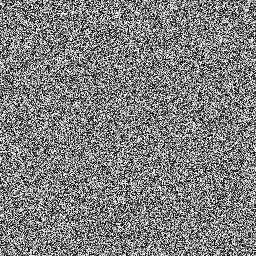
#> input picture Data/Example/Genuine/raw_image_0.png, 256 x 256 px, given as the content of the folder ./Train_Images_Heart/, which was not available
$ python heart_augment_loader.py
#> lines starting #> are read from the running program, lines starting #| are printed output that depends on the picture; pictures that were not available may be replaced by others from this repository, and a replacement may not be noted
### create_h5_dataset.py
#!/usr/bin/python

import numpy as np
import h5py
import cv2
import os
import sys

def get_file_list(data_path):
    """
    This function returns the list of all png images in a given directory, such as their dimensions. It returns an error, if the image dimensions are not consistent.

    Arguments:
        data_path      (string) Path to directory of the set of images to be extracted

    Returns:
        file_list      (List of strings) Filenames of all png images in dataset
        dimensions     (3 x integer) Dimensions of images: height, width, channels
        flag           (boolean) Is true, iff the images are grayscale
    """
#> called with data_path = './Train_Images_Heart/'

    # Create list of all png files
    file_list = []
    for element in os.listdir(data_path):
        if '.tif' in element or '.png' in element:
            file_list.append(data_path + element)

    # print(element)
    # Compare sizes
    test = file_list[0]
    dimensions = cv2.imread(file_list[0],cv2.IMREAD_UNCHANGED).shape
#> dimensions = (256, 256)
    for i in range(1,len(file_list)):
        if not np.array_equal(dimensions,cv2.imread(file_list[i],cv2.IMREAD_UNCHANGED).shape):
            raise Exception('The following two images have different dimensions. Please make sure all images in this directory have the same size \n\r ' +\
                            file_list[0] + '\n\r' +\
                            file_list[i])

    # Add a 3rd value two dimensions, if it does not exist (this means it has 1 data channel)
    flag = False
    if len(dimensions) == 2:
        dimensions = np.array([dimensions[0],dimensions[1],1])
#> dimensions = [256, 256, 1]
        flag = True

    return file_list,dimensions,flag

# [78 lines left out: function main, not called in this run]

# [2 lines that do not run on import are left out]
    # './Data/Heart/06_WK1_03_Cropabs/', './Data/Heart/06_WK1_03_Fusion/', './Data/Heart/heart_train_set.h5'

### Synth_Img_Generator/heart_augment_loader.py
import numpy as np
import cv2

import imageio as io

## cannot import from parent module in python, work around from:  https://stackoverflow.com/a/11158224
import os,sys,inspect
currentdir = os.path.dirname(os.path.abspath(inspect.getfile(inspect.currentframe())))
parentdir = os.path.dirname(currentdir)
sys.path.insert(0,parentdir)

from create_h5_dataset import get_file_list

np.random.seed(42)

def rotateImage(image, angle):
    ## Taken from:   https://stackoverflow.com/a/9042907
    image = image
    angle = angle

    image_center = tuple(np.array(image.shape[1::-1]) / 2)
    rot_mat = cv2.getRotationMatrix2D(image_center, angle, 1.0)
    result = cv2.warpAffine(image, rot_mat, image.shape[1::-1], flags=cv2.INTER_LINEAR)
    return result


def flipImage(image):
    image = image
    horizontal_img = cv2.flip(image, 0)
    vertical_img = cv2.flip(image, 1)
    return horizontal_img, vertical_img


def modifications(files, dimensions, flag, save_path,
                  angle, nr_crops):
    num_samples = len(files)
    num_channel = dimensions[2]
    dtype = np.uint8

    data_A = np.zeros([num_samples, \
                       dimensions[0], \
                       dimensions[1], \
                       num_channel], dtype=dtype)

    for idx, fname in enumerate(files):
        if flag:  # This means, the images are gray scale
            # print('Images are grayscale')
            data_A[idx, :, :, 0] = np.array(cv2.imread(fname, cv2.IMREAD_GRAYSCALE))
        else:
            # print('Images are not grayscale')
            data_A[idx, :, :, :] = np.flip(np.array(cv2.imread(fname, cv2.IMREAD_COLOR)), 2)

    #increase contrast of images
    data_A[data_A == 1] = 0
    data_A[data_A == 2] = 120
    data_A[data_A == 3] = 255

    # define some stuff for rotations
    rotate_factor = int((360 / angle))

    for idx in range(num_samples):
        img = data_A[idx]
        img_list = []

        for rot in range(rotate_factor):
            rot_img = rotateImage(img, rot * angle)
            img_list.append(rot_img)
            hor_rot_img, ver_rot_img = flipImage(rot_img)
            img_list.append(hor_rot_img)
            img_list.append(ver_rot_img)

        print('Saving image number: ' + str(idx))
        for el in range(len(img_list)):
            #do random cropping of rotated and flipped images --> add something like translation invariance but without border problems
            for i in range(nr_crops):
                start_x = int(np.random.uniform(0,img_list[el].shape[0] - 256))
                start_y = int(np.random.uniform(0, img_list[el].shape[1] - 256))
                stop_x = start_x + 256
                stop_y = start_y + 256
                img_crop = img_list[el][start_x:stop_x, start_y:stop_y]

                io.imsave(save_path + str(idx) + '_' + str(el) + '_crop_' + str(i) + '.png', img_crop)

    aug_list = []
    for element in os.listdir(save_path):
        if '.tif' in element or '.png' in element:
            aug_list.append(data_path + element)
    num_aug_samples = len(aug_list)

    print('Increased number of pictures from initially: ' + str(num_samples) + ' to now: ' + str(num_aug_samples))


if __name__ == '__main__':
    data_path = "./Train_Images_Heart/"
    save_path = './Augmented_Heart/'

    angle = 90
    assert 360 % angle == 0
    nr_crops = 4

    files, dimensions, flag = get_file_list(data_path)
#> files = ['./Train_Images_Heart/raw_image_0.png']; dimensions = [256, 256, 1]; flag = True
    modifications(files, dimensions, flag, save_path,
                  angle, nr_crops)
#> in modifications, `num_samples = len(files)`: num_samples = 1
#> the loop in modifications, `for idx in range(num_samples):` made 1 pass
#> pass 1, in modifications, `io.imsave(save_path + str(idx) + '_' + str(el) + '_crop_' + str(i) + '..`:
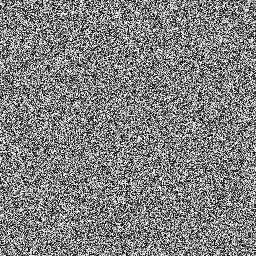
#> saved as 0_0_crop_0.png: shape (256, 256); min 0, max 255, mean 128.6
#> pass 1, in modifications, `io.imsave(save_path + str(idx) + '_' + str(el) + '_crop_' + str(i) + '..`:
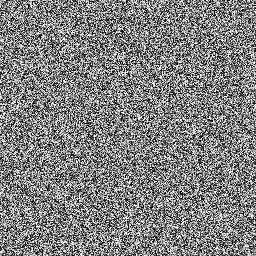
#> saved as 0_1_crop_0.png: shape (256, 256); min 0, max 255, mean 128.6
#> pass 1, in modifications, `io.imsave(save_path + str(idx) + '_' + str(el) + '_crop_' + str(i) + '..`:
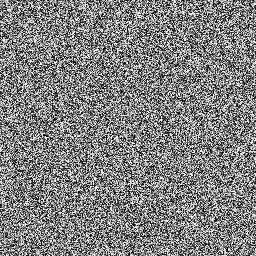
#> saved as 0_2_crop_0.png: shape (256, 256); min 0, max 255, mean 128.6
#> pass 1, in modifications, `io.imsave(save_path + str(idx) + '_' + str(el) + '_crop_' + str(i) + '..`:
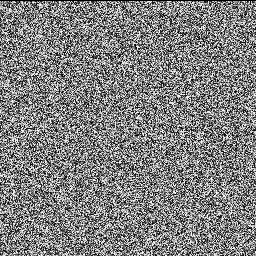
#> saved as 0_3_crop_0.png: shape (256, 256); min 0, max 255, mean 128.1
#> after the loop in modifications, `for idx in range(num_samples):`:
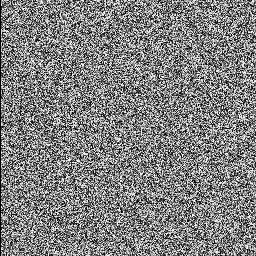
#> rot_img: shape (256, 256); min 0, max 255, mean 128.1
#| Increased number of pictures from initially: 1 to now: 1
